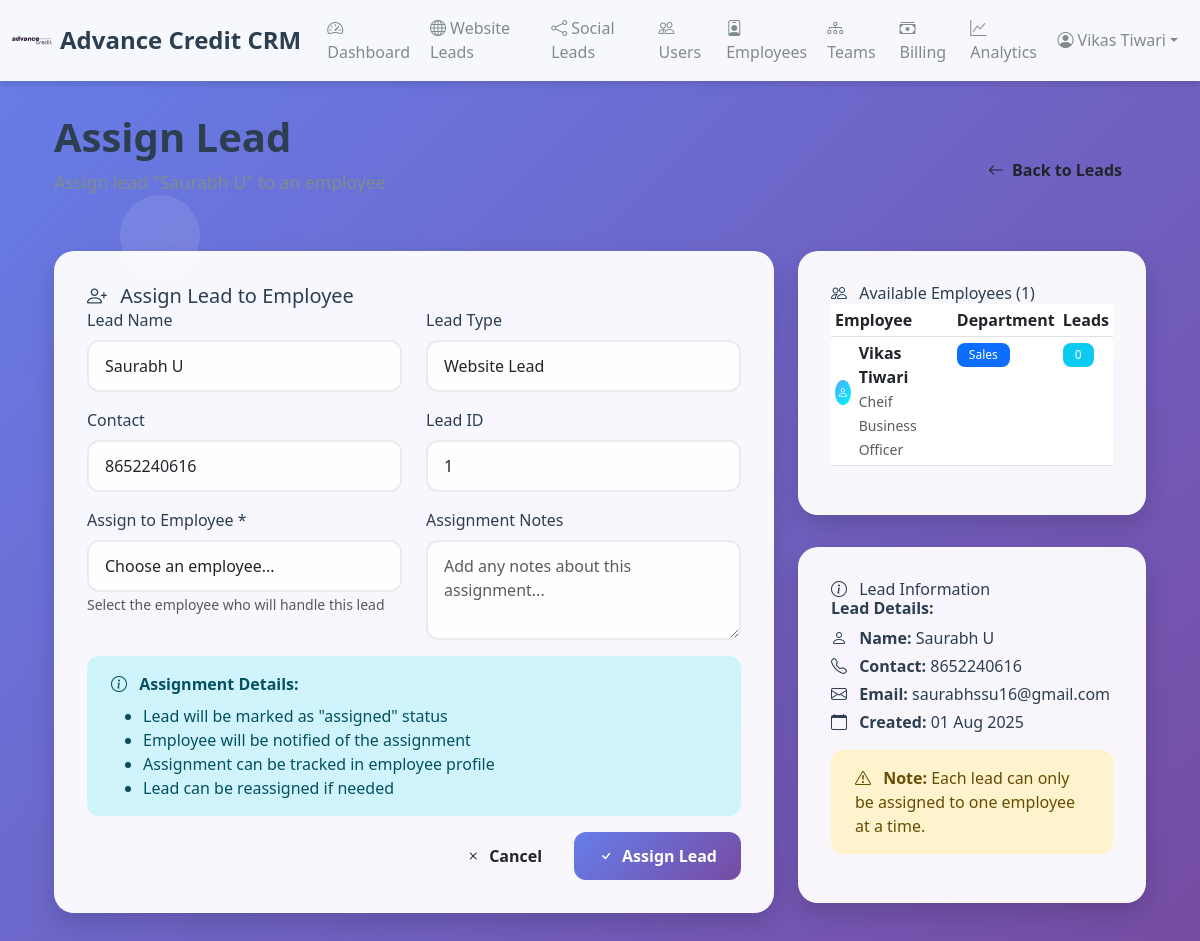
Screenshot of /crm/leads/website/1/assign (signed in) with the database file from the repository.
### src/shared/crm_models.py (models this page shows)
class User(CRMBase):
    __tablename__ = "users"
    user_id = Column(Integer, primary_key=True, index=True)
    name = Column(String(128), nullable=False)
    email = Column(String(128), unique=True, nullable=False)
    phone = Column(String(32), unique=True, nullable=False)
    password_hash = Column(String(128), nullable=False)
    role = Column(String(32), default="employee")
    is_active = Column(Boolean, default=True)
    created_at = Column(DateTime, server_default=func.now())
    employee = relationship("Employee", back_populates="user", uselist=False)

class WebsiteLead(CRMBase):
    __tablename__ = "website_leads"
    lead_id = Column(Integer, primary_key=True, index=True)
    name = Column(String(128), nullable=False)
    contact = Column(String(64), nullable=False)
    email = Column(String(128))
    message = Column(Text)
    created_at = Column(DateTime, server_default=func.now())

class Employee(CRMBase):
    __tablename__ = "employees"
    employee_id = Column(Integer, primary_key=True, index=True)
    user_id = Column(Integer, ForeignKey("users.user_id"), unique=True, nullable=False)
    employee_code = Column(String(64), unique=True, nullable=False)
    designation = Column(String(64))
    department = Column(String(64))
    team_id = Column(Integer, ForeignKey("teams.team_id"), nullable=True)
    salary = Column(Float, default=0.0)
    commission_rate = Column(Float, default=0.0)
    is_active = Column(Boolean, default=True)
    joining_date = Column(Date, server_default=func.current_date())
    created_at = Column(DateTime, server_default=func.now())
    updated_at = Column(DateTime, onupdate=func.now())
    user = relationship("User", back_populates="employee")
    team = relationship("Team", foreign_keys=[team_id], back_populates="members")
    managed_teams = relationship("Team", foreign_keys="Team.manager_id", back_populates="manager")
    assigned_leads = relationship("LeadAssignment", back_populates="employee")
    billings = relationship("Billing", back_populates="employee")
    commissions = relationship("Commission", back_populates="employee")

### src/crm/routes.py (the view)
@router.get("/leads/{lead_type}/{lead_id}/assign", response_class=HTMLResponse)
def assign_lead_get(request: Request, lead_type: str, lead_id: int, db: Session = Depends(get_db)):
    if not request.session.get("user_id"):
        return RedirectResponse("/crm/login", status_code=status.HTTP_302_FOUND)
    if lead_type == "website":
        lead = db.query(WebsiteLead).filter(WebsiteLead.lead_id == lead_id).first()
        lead_name = lead.name if lead else "Unknown"
    elif lead_type == "social":
        lead = db.query(SocialMediaLead).filter(SocialMediaLead.lead_id == lead_id).first()
        lead_name = lead.name if lead else "Unknown"
    else:
        return RedirectResponse("/crm/dashboard", status_code=status.HTTP_302_FOUND)
    if not lead:
        return RedirectResponse("/crm/dashboard", status_code=status.HTTP_302_FOUND)
    employees = db.query(Employee).filter(Employee.is_active == True).all()
    return templates.TemplateResponse("assign_lead.html", {
        "request": request,
        "lead": lead,
        "lead_type": lead_type,
        "lead_name": lead_name,
        "employees": employees
    })

### src/crm/templates/assign_lead.html (shortened to what this page needs)
{% extends 'base.html' %}
{% block content %}
<div class="container-fluid">
    <div class="d-flex justify-content-between align-items-center mb-4">
        <div>
            <h1 class="page-title">Assign Lead</h1>
            <p class="page-subtitle">Assign lead "{{ lead_name }}" to an employee</p>
        </div>
        <a href="/crm/{{ lead_type }}-leads" class="btn btn-modern btn-secondary-modern">
            <i class="bi bi-arrow-left me-2"></i>Back to Leads
        </a>
    </div>
    <div class="row">
        <div class="col-lg-8">
            <div class="glass-card">
                <div class="card-header">
                    <h5 class="mb-0">
                        <i class="bi bi-person-plus me-2"></i>
                        Assign Lead to Employee
                    </h5>
                </div>
                <div class="card-body">
                    <form method="POST">
                        <div class="row">
                            <div class="col-md-6 mb-3">
                                <label class="form-label">Lead Name</label>
                                <input type="text" class="form-control form-control-modern" value="{{ lead_name }}" readonly>
                            </div>
                            <div class="col-md-6 mb-3">
                                <label class="form-label">Lead Type</label>
                                <input type="text" class="form-control form-control-modern" value="{{ lead_type|title }} Lead" readonly>
                            </div>
                        </div>
                        <div class="row">
                            <div class="col-md-6 mb-3">
                                <label class="form-label">Contact</label>
                                <input type="text" class="form-control form-control-modern" value="{{ lead.contact }}" readonly>
                            </div>
                            <div class="col-md-6 mb-3">
                                <label class="form-label">Lead ID</label>
                                <input type="text" class="form-control form-control-modern" value="{{ lead.lead_id }}" readonly>
                            </div>
                        </div>
                        <div class="row">
                            <div class="col-md-6 mb-3">
                                <label class="form-label">Assign to Employee *</label>
                                <select class="form-select form-control-modern" name="employee_id" required>
                                    <option value="">Choose an employee...</option>
                                </select>
                                <small class="text-muted">Select the employee who will handle this lead</small>
                            </div>
                            <div class="col-md-6 mb-3">
                                <label class="form-label">Assignment Notes</label>
                                <textarea class="form-control form-control-modern" name="notes" rows="3" placeholder="Add any notes about this assignment..."></textarea>
                            </div>
                        </div>
                        <div class="alert alert-info alert-modern">
                            <i class="bi bi-info-circle me-2"></i>
                            <strong>Assignment Details:</strong>
                            <ul class="mb-0 mt-2">
                                <li>Lead will be marked as "assigned" status</li>
                                <li>Employee will be notified of the assignment</li>
                                <li>Assignment can be tracked in employee profile</li>
                                <li>Lead can be reassigned if needed</li>
                            </ul>
                        </div>
                        <div class="d-flex justify-content-end gap-2">
                            <a href="/crm/{{ lead_type }}-leads" class="btn btn-modern btn-secondary-modern">
                                <i class="bi bi-x me-2"></i>Cancel
                            </a>
                            <button type="submit" class="btn btn-modern btn-primary-modern">
                                <i class="bi bi-check me-2"></i>Assign Lead
                            </button>
                        </div>
                    </form>
                </div>
            </div>
        </div>
        <div class="col-lg-4">
            <div class="glass-card">
                <div class="card-header">
                    <h6 class="mb-0">
                        <i class="bi bi-people me-2"></i>
                        Available Employees ({{ employees|length }})
                    </h6>
                </div>
                <div class="card-body">
                    {% if employees %}
                    <div class="table-responsive">
                        <table class="table table-sm">
                            <thead>
                                <tr>
                                    <th>Employee</th>
                                    <th>Department</th>
                                    <th>Leads</th>
                                </tr>
                            </thead>
                            <tbody>
                                {% for employee in employees %}
                                <tr>
                                    <td>
                                        <div class="d-flex align-items-center">
                                            <div class="stats-icon success me-2" style="width: 25px; height: 25px; font-size: 0.7rem;">
                                                <i class="bi bi-person"></i>
                                            </div>
                                            <div>
                                                <strong>{{ employee.user.name }}</strong>
                                                <br>
                                                <small class="text-muted">{{ employee.designation }}</small>
                                            </div>
                                        </div>
                                    </td>
                                    <td>
                                        <span class="badge badge-modern bg-primary">{{ employee.department }}</span>
                                    </td>
                                    <td>
                                        <span class="badge badge-modern bg-info">{{ employee.lead_assignments|length }}</span>
                                    </td>
                                </tr>
                                {% endfor %}
                            </tbody>
                        </table>
                    </div>
                    {% endif %}
                </div>
            </div>
            <div class="glass-card mt-4">
                <div class="card-header">
                    <h6 class="mb-0">
                        <i class="bi bi-info-circle me-2"></i>
                        Lead Information
                    </h6>
                </div>
                <div class="card-body">
                    <div class="mb-3">
                        <h6 class="fw-bold">Lead Details:</h6>
                        <ul class="list-unstyled">
                            <li class="mb-1">
                                <i class="bi bi-person me-2"></i>
                                <strong>Name:</strong> {{ lead_name }}
                            </li>
                            <li class="mb-1">
                                <i class="bi bi-telephone me-2"></i>
                                <strong>Contact:</strong> {{ lead.contact }}
                            </li>
                            {% if lead.email %}
                            <li class="mb-1">
                                <i class="bi bi-envelope me-2"></i>
                                <strong>Email:</strong> {{ lead.email }}
                            </li>
                            {% endif %}
                            <li class="mb-1">
                                <i class="bi bi-calendar me-2"></i>
                                <strong>Created:</strong> {{ lead.created_at.strftime('%d %b %Y') }}
                            </li>
                        </ul>
                    </div>
                    <div class="alert alert-warning alert-modern">
                        <i class="bi bi-exclamation-triangle me-2"></i>
                        <strong>Note:</strong> Each lead can only be assigned to one employee at a time.
                    </div>
                </div>
            </div>
        </div>
    </div>
</div>
{% endblock %}

### src/crm/templates/base.html (shortened to what this page needs)
<!DOCTYPE html>
<html lang="en">
<head>
    <link href="https://cdn.jsdelivr.net/npm/bootstrap@5.3.0/dist/css/bootstrap.min.css" rel="stylesheet">
    <link href="https://cdn.jsdelivr.net/npm/bootstrap-icons@1.10.0/font/bootstrap-icons.css" rel="stylesheet">
</head>
<body>
    <div class="floating-shapes">
        <div class="shape"></div>
    </div>
    <nav class="navbar navbar-expand-lg">
        <div class="container-fluid">
            <a class="navbar-brand d-flex align-items-center" href="/crm/dashboard">
                <img src="/crm/static/ac-logo-1.svg" alt="Logo" width="40" height="40" class="me-2">
                Advance Credit CRM
            </a>
            <div class="collapse navbar-collapse" id="navbarNav">
                <ul class="navbar-nav me-auto">
                    <li class="nav-item">
                        <a class="nav-link {% if request.url.path == '/crm/dashboard' %}active{% endif %}" href="/crm/dashboard">
                            <i class="bi bi-speedometer2 me-1"></i>Dashboard
                        </a>
                    </li>
                    <li class="nav-item">
                        <a class="nav-link {% if request.url.path.startswith('/crm/website-leads') %}active{% endif %}" href="/crm/website-leads">
                            <i class="bi bi-globe me-1"></i>Website Leads
                        </a>
                    </li>
                    <li class="nav-item">
                        <a class="nav-link {% if request.url.path.startswith('/crm/social-leads') %}active{% endif %}" href="/crm/social-leads">
                            <i class="bi bi-share me-1"></i>Social Leads
                        </a>
                    </li>
                    <li class="nav-item">
                        <a class="nav-link {% if request.url.path.startswith('/crm/users') %}active{% endif %}" href="/crm/users">
                            <i class="bi bi-people me-1"></i>Users
                        </a>
                    </li>
                    <li class="nav-item">
                        <a class="nav-link {% if request.url.path.startswith('/crm/employees') %}active{% endif %}" href="/crm/employees">
                            <i class="bi bi-person-badge me-1"></i>Employees
                        </a>
                    </li>
                    <li class="nav-item">
                        <a class="nav-link {% if request.url.path.startswith('/crm/teams') %}active{% endif %}" href="/crm/teams">
                            <i class="bi bi-diagram-3 me-1"></i>Teams
                        </a>
                    </li>
                    <li class="nav-item">
                        <a class="nav-link {% if request.url.path.startswith('/crm/billing') %}active{% endif %}" href="/crm/billing">
                            <i class="bi bi-cash-stack me-1"></i>Billing
                        </a>
                    </li>
                    <li class="nav-item">
                        <a class="nav-link {% if request.url.path.startswith('/crm/analytics') %}active{% endif %}" href="/crm/analytics">
                            <i class="bi bi-graph-up me-1"></i>Analytics
                        </a>
                    </li>
                </ul>
                <ul class="navbar-nav">
                    {% if request.session.get('user_id') %}
                    <li class="nav-item dropdown">
                        <a class="nav-link dropdown-toggle d-flex align-items-center" href="#" data-bs-toggle="dropdown">
                            <i class="bi bi-person-circle me-1"></i>
                            {{ request.session.get('user_name', 'Profile') }}
                        </a>
                    </li>
                    {% else %}
                    <li class="nav-item">
                        <a class="nav-link" href="/crm/login"><i class="bi bi-box-arrow-in-right me-1"></i>Login</a>
                    </li>
                    {% endif %}
                </ul>
            </div>
        </div>
    </nav>
    <div class="main-container">
        <div class="container">
            {% block content %}{% endblock %}
        </div>
    </div>
</body>
</html>

### rows the page displays
User: session.get "Vikas Tiwari"
WebsiteLead: name "Saurabh U", contact "8652240616", lead_id "1", email "saurabhssu16@gmail.com", created_at "01 Aug 2025"
Employee: user.name "Vikas Tiwari", designation "Cheif Business Officer", department "Sales", lead_assignments|length "0"

### other values shown
{{ employees|length }} "1"
